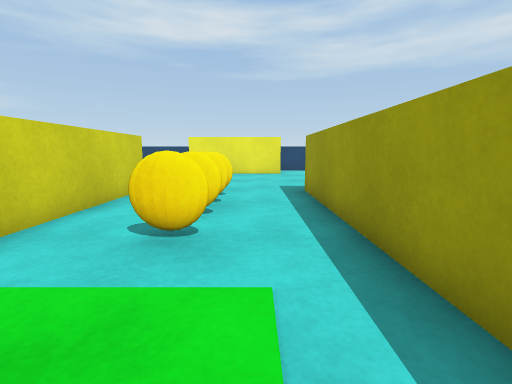
View 1 (above)

16 first-person views from a walk through a scene from a Unity 3-D project. The camera is 0.58 m above the floor, tilts 8° down and sees 85° across. The floor is counted in squares, 0.5 m on a side. Each view is taken from the middle of a square. On the plan, view 1 faces up. The plan holds only what a view shows up to about 12 squares ahead; the rest is blank. The player character is not drawn.

View 2
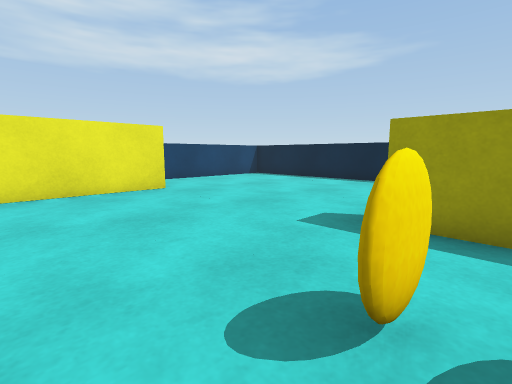

View 3
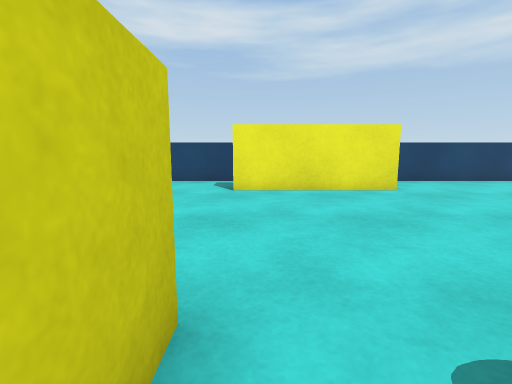

View 4
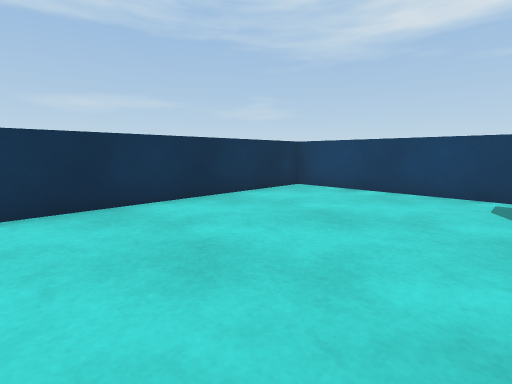

View 5
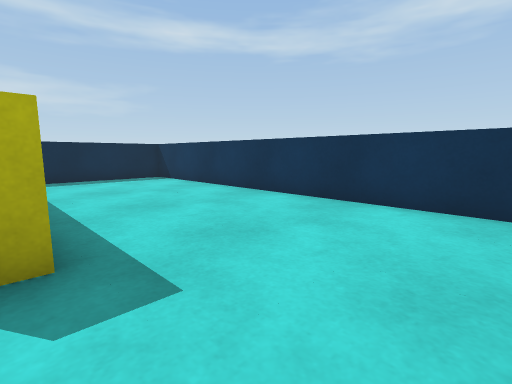

View 6
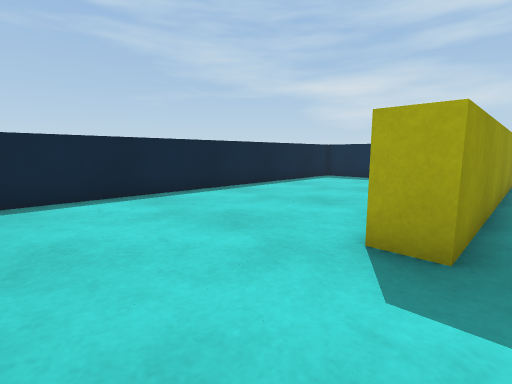

View 7
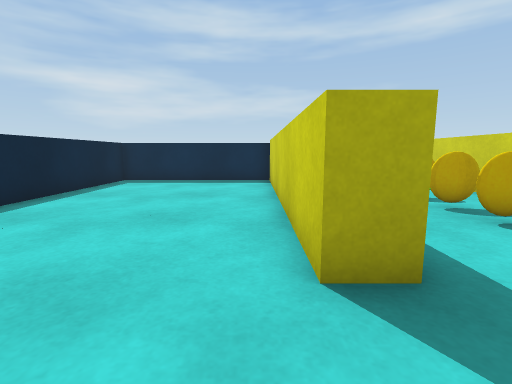

View 8
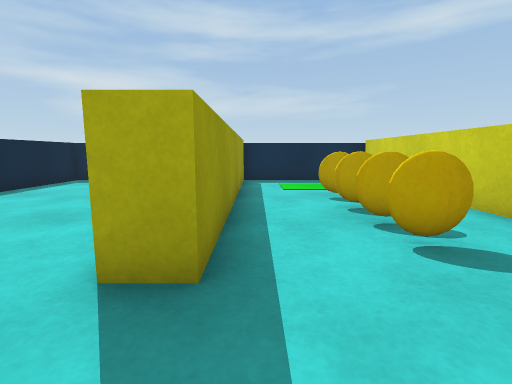

View 9
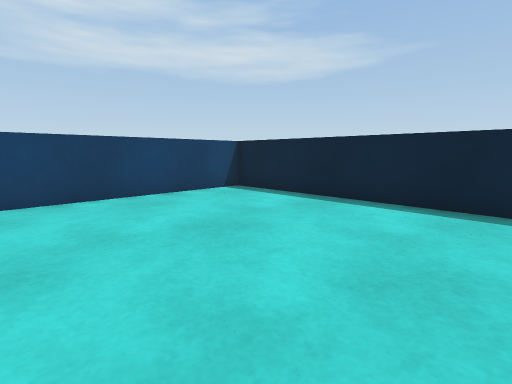

View 10
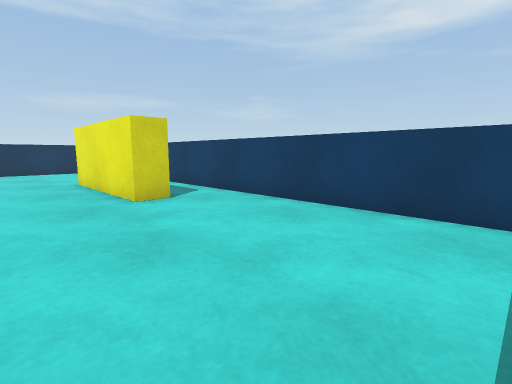

View 11
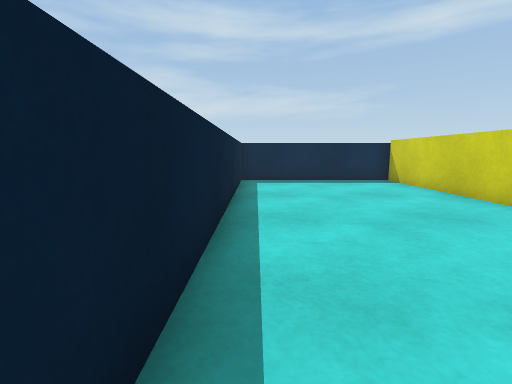

View 12
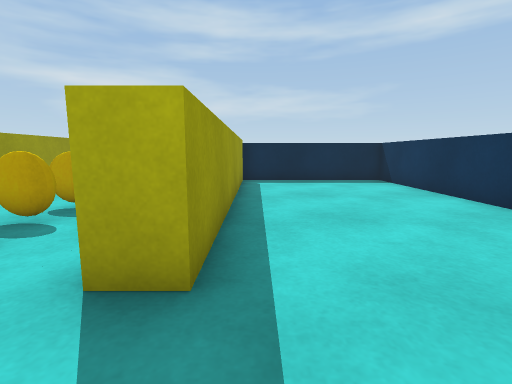

View 13
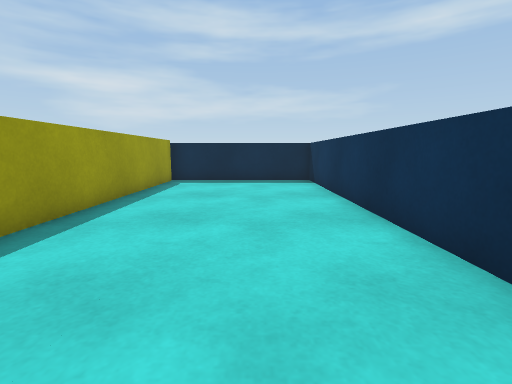

View 14
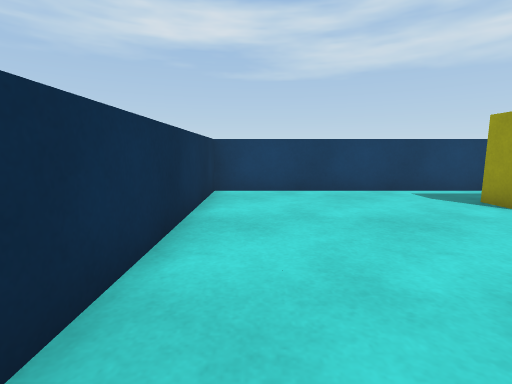

View 15
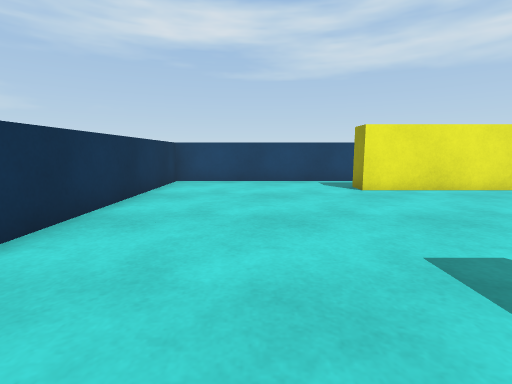

View 16
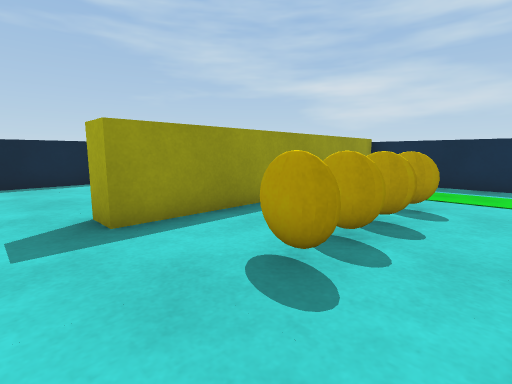

### Floor plan
Points are (right, up) in squares from view 1. A wall is a line through its corners. A room is listed if a view was taken in it or the views show most of it. See-through windows are left out.
Room 1 (views 1, 2, 3, 4, 5, 6, 7, 8, 9, 10, 11, 12, 13, 14, 15, 16)
walls: (1.5, 8.6) (2.4, 8.6) (2.4, -0.9) (8.6, -0.9) (8.6, 18.5) (-10.3, 18.5) (-10.3, -0.9) (-4.5, -0.9) (-4.5, 8.6) (-3.5, 8.6) (-3.5, -0.9) (1.5, -0.9) (1.5, 8.6); (1.4, 16.5) (1.4, 15.6) (-3.7, 15.6) (-3.7, 16.5)
objects: coin (-1, 5)

Where each view was taken, in squares from view 1:
view 1: 0 up, 0 right, facing up
view 2: 7 up, 3 left, facing up-right
view 3: 7 up, 3 left, facing up
view 4: 10 up, 4 left, facing up-left
view 5: 12 up, 4 left, facing down-left
view 6: 12 up, 1 right, facing down-right
view 7: 11 up, 3 right, facing down
view 8: 11 up, 1 right, facing down
view 9: 11 up, 2 right, facing up-right
view 10: 13 up, 8 right, facing up-left
view 11: 11 up, 8 right, facing down
view 12: 11 up, 5 left, facing down
view 13: 11 up, 8 left, facing down
view 14: 10 up, 9 left, facing up
view 15: 7 up, 7 left, facing up
view 16: 10 up, 3 left, facing down-right
